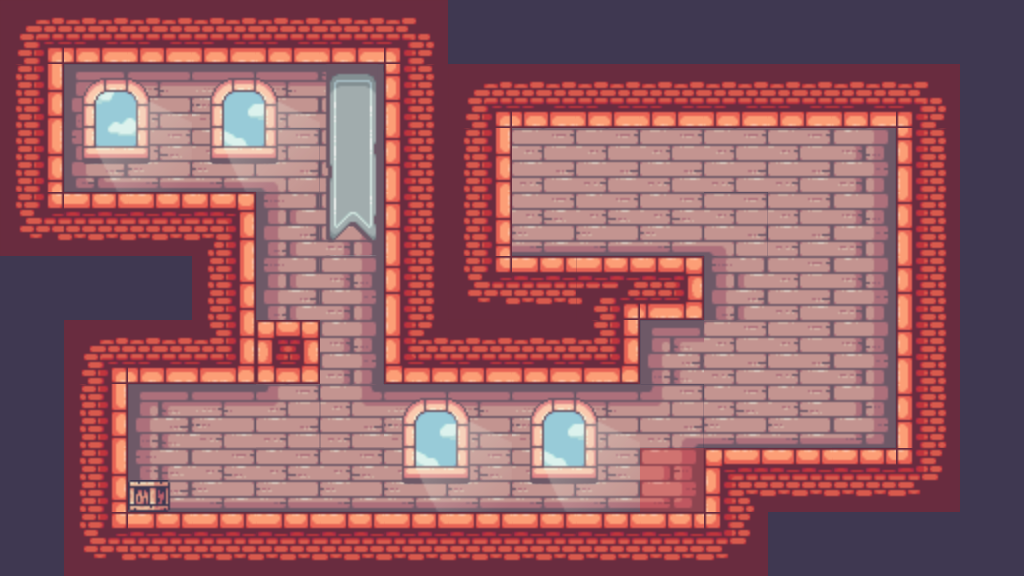

A level layout from a 2D game, rendered from its tile map. Below: a short description, then the map file with its tile-grid data intact:
An orthogonal 16x9 tile map with 64x64 px tiles, 4 tile layers (Bg, Tiles, Collisions, Decorations), 3 tilesets and 4 objects.

<map version="1.10" tiledversion="1.10.0" orientation="orthogonal" renderorder="right-down" width="16" height="9" tilewidth="64" tileheight="64" infinite="0" nextlayerid="7" nextobjectid="22">
 <editorsettings>
  <export target="../www.js" format="js" />
 </editorsettings>
 <tileset firstgid="1" source="../tilesets/Main.tsx" />
 <tileset firstgid="248" source="../tilesets/Decorations.tsx" />
 <tileset firstgid="290" source="../tilesets/Misc.tsx" />
 <layer id="2" name="Bg" width="16" height="9">
  <data encoding="csv">
41,41,41,41,41,41,41,41,41,41,41,41,41,41,41,41,
41,41,41,41,41,41,41,41,41,41,41,41,41,41,41,41,
41,41,41,41,41,41,41,41,41,41,41,41,41,41,41,41,
41,41,41,41,41,41,41,41,41,41,41,41,41,41,41,41,
41,41,41,41,41,41,41,41,41,41,41,41,41,41,41,41,
41,41,41,41,41,41,41,41,41,41,41,41,41,41,41,41,
41,41,41,41,41,41,41,41,41,41,41,41,174,41,41,41,
41,41,41,41,41,41,41,41,41,41,41,41,41,41,41,41,
41,41,41,41,41,41,41,41,41,41,41,41,41,41,41,41
</data>
 </layer>
 <layer id="1" name="Tiles" width="16" height="9">
  <data encoding="csv">
27,60,60,60,60,60,28,41,41,41,41,41,41,41,41,41,
42,135,136,136,136,137,40,27,60,60,60,60,60,60,28,41,
42,173,174,174,142,156,40,42,155,155,155,155,155,156,40,41,
46,22,22,23,154,156,40,42,174,174,174,142,155,156,40,41,
41,41,41,42,154,156,40,46,22,84,99,154,155,156,40,41,
41,27,60,61,101,156,59,60,60,61,135,155,155,156,40,41,
41,42,135,136,161,160,136,136,136,136,170,174,174,175,40,41,
41,42,173,174,174,174,174,174,174,174,175,21,22,22,47,41,
41,46,22,22,22,22,22,22,22,22,22,47,41,41,41,41
</data>
 </layer>
 <layer id="4" name="Collisions" width="16" height="9" opacity="0.22">
  <data encoding="csv">
292,292,292,292,292,292,292,0,0,0,0,0,0,0,0,0,
292,0,0,0,0,0,292,292,292,292,292,292,292,292,292,0,
292,0,0,0,0,0,292,292,0,0,0,0,0,0,292,0,
292,292,292,292,0,0,292,292,0,0,0,0,0,0,292,0,
0,0,0,292,0,0,292,292,292,292,292,0,0,0,292,0,
0,292,292,292,292,0,292,292,292,292,0,0,0,0,292,0,
0,292,0,0,0,0,0,0,0,0,0,0,0,0,292,0,
0,292,0,0,0,0,0,0,0,0,292,292,292,292,292,0,
0,292,292,292,292,292,292,292,292,292,292,292,0,0,0,0
</data>
 </layer>
 <objectgroup id="3" name="Boxes and Door">
  <object id="11" gid="291" x="660.8" y="511.271" width="44" height="32" />
  <object id="16" gid="291" x="659.999" y="480.817" width="44" height="32" />
  <object id="18" gid="291" x="643.169" y="511.271" width="44" height="32" />
  <object id="19" gid="290" x="519.795" y="254.749" width="92" height="112" />
 </objectgroup>
 <layer id="5" name="Decorations" width="16" height="9">
  <data encoding="csv">
0,0,0,0,0,0,0,0,0,0,0,0,0,0,0,0,
0,273,274,271,272,256,0,0,0,0,0,0,0,0,0,0,
0,280,281,278,279,263,0,0,0,0,0,0,0,0,0,0,
0,0,0,0,0,270,0,0,0,0,0,0,0,0,0,0,
0,0,0,0,0,0,0,0,0,0,0,0,0,0,0,0,
0,0,0,0,0,0,0,0,0,0,0,0,0,0,0,0,
0,0,0,0,0,0,271,272,271,272,0,0,0,0,0,0,
0,0,291,0,0,0,278,279,278,279,0,0,0,0,0,0,
0,0,0,0,0,0,0,0,0,0,0,0,0,0,0,0
</data>
 </layer>
</map>
